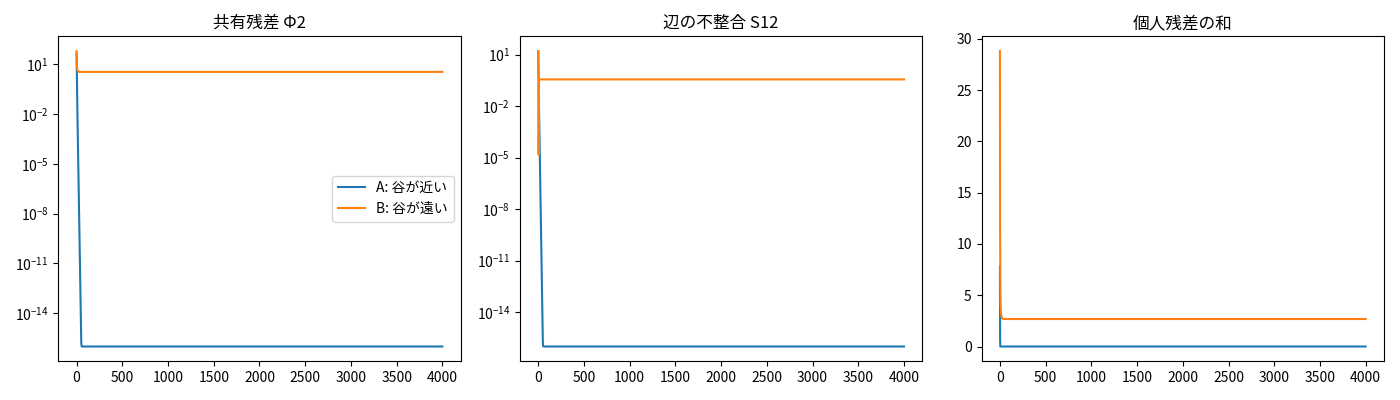

This figure's Python source:
"""
定理2 (共有TCZ収束定理) のトイ例  ※数値シミュレーション。証明ではない
-----------------------------------------------------------------------------
原文: 主体 i=1,2 の状態 x_i, 表象 h_i(x)=x, 不整合 S12=(x1-x2)^2 (=0 ⇔ 表象一致)。
      共有残差 Φ2 = Σ w_i [V0_i - θ_i]+ + γ S12 。
      Φ2 の下降 + 誤差境界があれば dist → 0、各個人残差と不整合も 0 へ。
      ※ 双方向結合だけでは共有収束しない(原文§4「必要な追加条件」): 谷が遠いと
        共有零集合 Ω2 = {Φ2=0} が空で、不整合が正に残る。

V0_i(x) = (x - c_i)^2,  θ=0.1, γ=2。
  ケースA: c=(0, 0)    谷が一致 → 共有零集合 Ω2={(z,z):|z|≤√θ} が非空 → Φ2 → 0 (不整合も 0)
  ケースB: c=(0, 3.0)  谷が遠い → 共有零集合が空   → 不整合が正のまま残る(反例)

Lean 対応:
  Tomabechi/Examples/Theorem2_SubgradientFlow.lean
    A: 下の run() の更新則 ẋ∈-20∂Φ2 (Euler 法の刻みを 0 にした連続時間版)、x(0)=(2,-2)。閾値 √θ の前後で
       率 200・160 に切り替わる対称な厳密軌道を書き下し、AC・a.e.下降 Φ'≤-2Φ (c=1)・誤差境界
       dist(x,Ω2)²≤2Φ2 (全ての x)・Ω2 非空・連結性を満たして、定理2の一般結論 (指数減衰) へ接続する。
  Tomabechi/Examples/Theorem2_SharedTCZ.lean
    A の補助: 合意方策 ẋ_i=-x_i でも同じ前提を証明 (下の「Lean が検証する事実」の確認はこちら)。
    B: すべての x で Φ2 ≥ 3。共有零集合は空で、補題0の前提が満たされえない。
  証明していないもの: Euler 離散化の誤差と、run() の数値出力。
  (旧版の A は c=(0,0.5) だったが、誤差境界を厳密に示すため対称な c=(0,0) に変更。)
"""
# %% 準備
import numpy as np
import matplotlib.pyplot as plt
import logging; logging.getLogger("matplotlib.font_manager").setLevel(logging.ERROR)  # フォント警告を抑制
try:
    import japanize_matplotlib  # Colab: !pip -q install japanize-matplotlib
except Exception:
    plt.rcParams["font.family"] = ["Noto Sans CJK JP", "IPAexGothic", "sans-serif"]

w, gamma, theta = np.array([1.0, 1.0]), 2.0, 0.1

def run(c, steps=4000, dt=0.002, x0=(2.0, -2.0)):
    c = np.asarray(c, float); x = np.array(x0, float); H = []
    for _ in range(steps):
        V = (x - c)**2
        S = (x[0] - x[1])**2
        phi = (w * np.maximum(V - theta, 0)).sum() + gamma * S
        H.append((phi, S, np.maximum(V - theta, 0).sum()))
        g = w * 2 * (x - c) * (V > theta)                  # [V-θ]+ の劣勾配
        g = g + gamma * 2 * (x[0] - x[1]) * np.array([1.0, -1.0])
        x = x - dt * 20 * g                                # Φ2 の勾配流(共同方策)
    return np.array(H)

A, B = run([0, 0]), run([0, 3.0])

# %% 可視化
fig, ax = plt.subplots(1, 3, figsize=(14, 4))
for H, lab in [(A, "A: 谷が近い"), (B, "B: 谷が遠い")]:
    ax[0].semilogy(H[:, 0] + 1e-16, label=lab); ax[1].semilogy(H[:, 1] + 1e-16, label=lab)
    ax[2].plot(H[:, 2], label=lab)
ax[0].set_title("共有残差 Φ2"); ax[1].set_title("辺の不整合 S12"); ax[2].set_title("個人残差の和")
ax[0].legend(); plt.tight_layout(); plt.show()

# %% 数値確認
print("A: 最終 Φ2=%.2e, S12=%.2e" % (A[-1, 0], A[-1, 1]))
print("B: 最終 Φ2=%.2e, S12=%.2e  (正のまま残る)" % (B[-1, 0], B[-1, 1]))
assert A[-1, 0] < 1e-8 and B[-1, 1] > 0.1

# %% Lean が検証する事実の数値確認
rng = np.random.default_rng(1)
sq = np.sqrt(theta)
def Phi2(x, c): return sum(max((x[i] - c[i])**2 - theta, 0) for i in range(2)) + gamma * (x[0] - x[1])**2
# B: すべての x で Φ2 >= 3
pts = rng.uniform(-6, 8, size=(20000, 2))
print("B: min Φ2 =", min(Phi2(p, [0, 3.0]) for p in pts))
assert all(Phi2(p, [0, 3.0]) >= 3 for p in pts)
# A: 誤差境界 dist(x,Ω2)^2 <= 2Φ2 (sup 距離; Ω2={(z,z):|z|<=√θ})
def dist_to_Omega(x):
    z = np.clip((x[0] + x[1]) / 2, -sq, sq); return max(abs(x[0] - z), abs(x[1] - z))
assert all(dist_to_Omega(p)**2 <= 2 * Phi2(p, [0, 0]) + 1e-9 for p in pts)
# A: 合意方策 ẋ=-x, x(0)=(2,-2) で Φ2' <= -2Φ2
tt = np.linspace(0, 4, 4001); Pt = np.array([Phi2(np.array([2.0, -2.0]) * np.exp(-u), [0, 0]) for u in tt])
dP = np.gradient(Pt, tt)
print("A(合意方策): max(Φ'+2Φ) =", (dP + 2 * Pt)[1:-1].max())
assert (dP + 2 * Pt)[1:-1].max() < 1e-2
